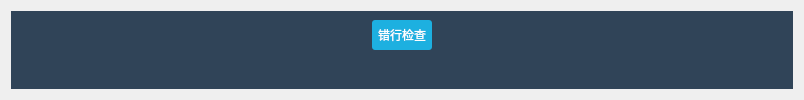
       <widget class="QWidget" name="page_6">
        <property name="styleSheet">
         <string notr="true">QSpinBox  {

     border: 1px solid gray;

     border-radius: 3px;

     min-width: 6em;
	color:white

}</string>
        </property>
        <layout class="QVBoxLayout" name="verticalLayout_6">
         <item>
          <layout class="QVBoxLayout" name="verticalLayout_24">
           <item>
            <widget class="QWidget" name="widget" native="true">
             <property name="styleSheet">
              <string notr="true">QWidget{
    background-color: rgba(48, 68, 88, 255);
}</string>
             </property>
             <layout class="QVBoxLayout" name="verticalLayout_5">
              <item>
               <layout class="QHBoxLayout" name="horizontalLayout">
                <item>
                 <spacer name="horizontalSpacer_77">
                  <property name="orientation">
                   <enum>Qt::Horizontal</enum>
                  </property>
                  <property name="sizeHint" stdset="0">
                   <size>
                    <width>352</width>
                    <height>20</height>
                   </size>
                  </property>
                 </spacer>
                </item>
                <item>
                 <widget class="QPushButton" name="btn_erroLine">
                  <property name="sizePolicy">
                   <sizepolicy hsizetype="Minimum" vsizetype="Preferred">
                    <horstretch>0</horstretch>
                    <verstretch>0</verstretch>
                   </sizepolicy>
                  </property>
                  <property name="styleSheet">
                   <string notr="true">QPushButton{
	background-color: #1DB0E0;
;	border-radius: 3px;
 	border: 2px;
	padding:6px;
	color:white;
}
QPushButton:hover{
	background-color:#2ECBFF; 
	color: white;
}
</string>
                  </property>
                  <property name="text">
                   <string>错行检查</string>
                  </property>
                  <property name="iconSize">
                   <size>
                    <width>0</width>
                    <height>0</height>
                   </size>
                  </property>
                  <property name="checkable">
                   <bool>false</bool>
                  </property>
                  <property name="default">
                   <bool>true</bool>
                  </property>
                  <property name="flat">
                   <bool>false</bool>
                  </property>
                 </widget>
                </item>
                <item>
                 <spacer name="horizontalSpacer_78">
                  <property name="orientation">
                   <enum>Qt::Horizontal</enum>
                  </property>
                  <property name="sizeHint" stdset="0">
                   <size>
                    <width>352</width>
                    <height>20</height>
                   </size>
                  </property>
                 </spacer>
                </item>
               </layout>
              </item>
              <item>
               <widget class="ThemeWidget" name="erroLineChartWidget" native="true">
                <property name="sizePolicy">
                 <sizepolicy hsizetype="Preferred" vsizetype="Expanding">
                  <horstretch>0</horstretch>
                  <verstretch>0</verstretch>
                 </sizepolicy>
                </property>
               </widget>
              </item>
             </layout>
            </widget>
           </item>
          </layout>
         </item>
        </layout>
       </widget>
